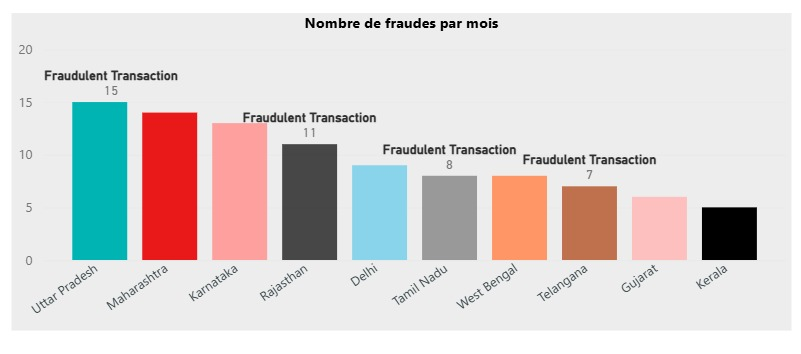
#> input picture data/raw/uploaded_Gaphique 1.jpeg, 801 x 354 px
$ python -i ocr_optimizer.py   (imports and definitions only)
#> lines starting #> are read from the running program, lines starting #| are printed output that depends on the picture
"""OCROptimizer implementing image preprocessing to reduce OCR processing latency."""

import logging
from pathlib import Path
import time
from typing import Any
import cv2
import numpy as np

logger = logging.getLogger("OCROptimizer")


class OCROptimizer:
    """Preprocesses input image files for fast, high-accuracy OCR extraction."""

    def __init__(self) -> None:
        pass

    def optimize_image_for_ocr(self, image_path: Path | str, target_max_dim: int = 1200) -> tuple[np.ndarray, float]:
        """Preprocesses chart image with scaling and contrast adjustment.

        Args:
            image_path: Path to chart image file.
            target_max_dim: Maximum dimension pixel threshold for fast processing.

        Returns:
            Tuple of (preprocessed numpy BGR array, processing_latency_sec).
        """
#> called with image_path = '../../data/raw/uploaded_Gaphique 1.jpeg', target_max_dim = 1200
        start_t = time.time()
        img = cv2.imread(str(image_path))
#> img is the input picture: shape (354, 801, 3); mean B, G, R 213.7, 214.6, 219.6
        if img is None:
            # Fallback black canvas if image unreadable
            img = np.zeros((600, 800, 3), dtype=np.uint8)

        h, w = img.shape[:2]
#> h = 354; w = 801
        if max(h, w) > target_max_dim:
            scale = target_max_dim / float(max(h, w))
            new_w, new_h = int(w * scale), int(h * scale)
            img = cv2.resize(img, (new_w, new_h), interpolation=cv2.INTER_AREA)

        # Contrast enhancement
        gray = cv2.cvtColor(img, cv2.COLOR_BGR2GRAY)
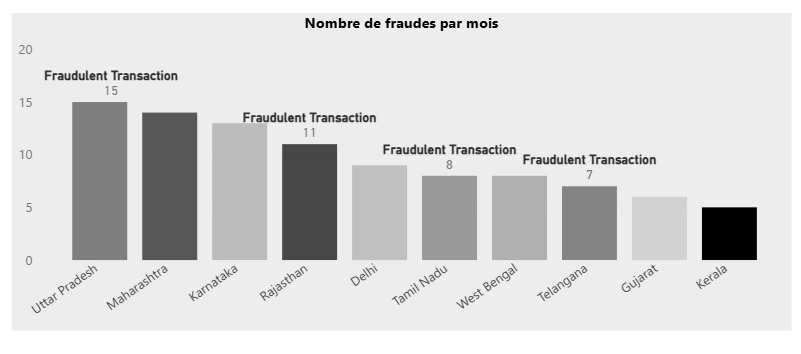
#> gray: shape (354, 801); min 0, max 255, mean 216
        clahe = cv2.createCLAHE(clipLimit=2.0, tileGridSize=(8, 8))
        enhanced = clahe.apply(gray)
        res_bgr = cv2.cvtColor(enhanced, cv2.COLOR_GRAY2BGR)

        latency = time.time() - start_t
        logger.info(f"OCROptimizer: Image preprocessed in {latency:.4f}s")
        return res_bgr, latency

>>> result = OCROptimizer().optimize_image_for_ocr('../../data/raw/uploaded_Gaphique 1.jpeg')

$ run again, on data/raw/temp_Image2.png
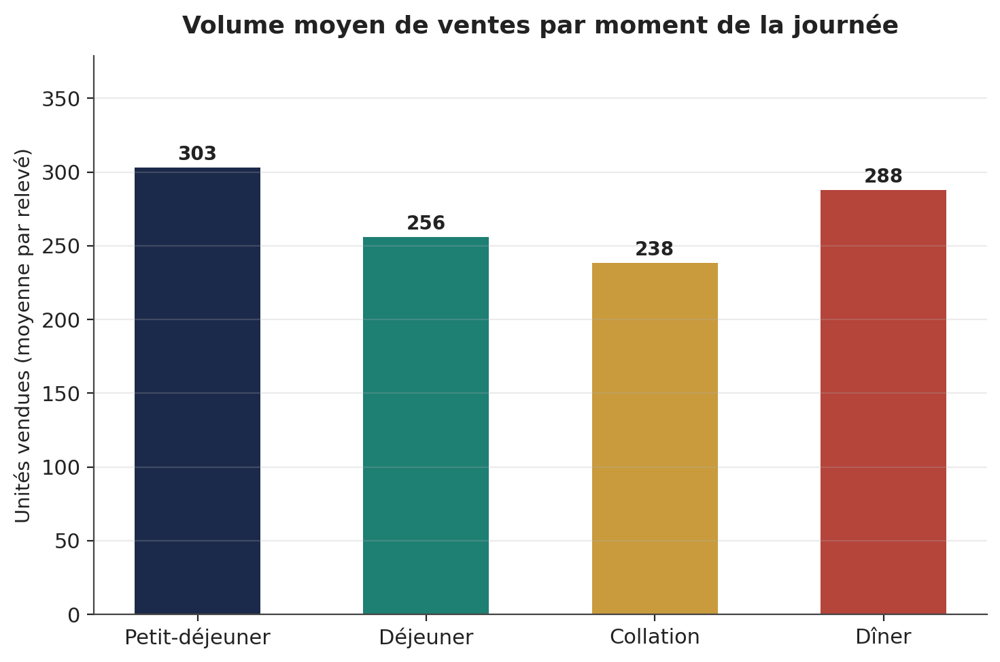
#> input picture data/raw/temp_Image2.png, 1000 x 662 px
#> in optimize_image_for_ocr, img is the input picture: shape (662, 1000, 3); mean B, G, R 196.5, 201.7, 205.6
#> in optimize_image_for_ocr, `gray = cv2.cvtColor(img, cv2.COLOR_BGR2GRAY)`:
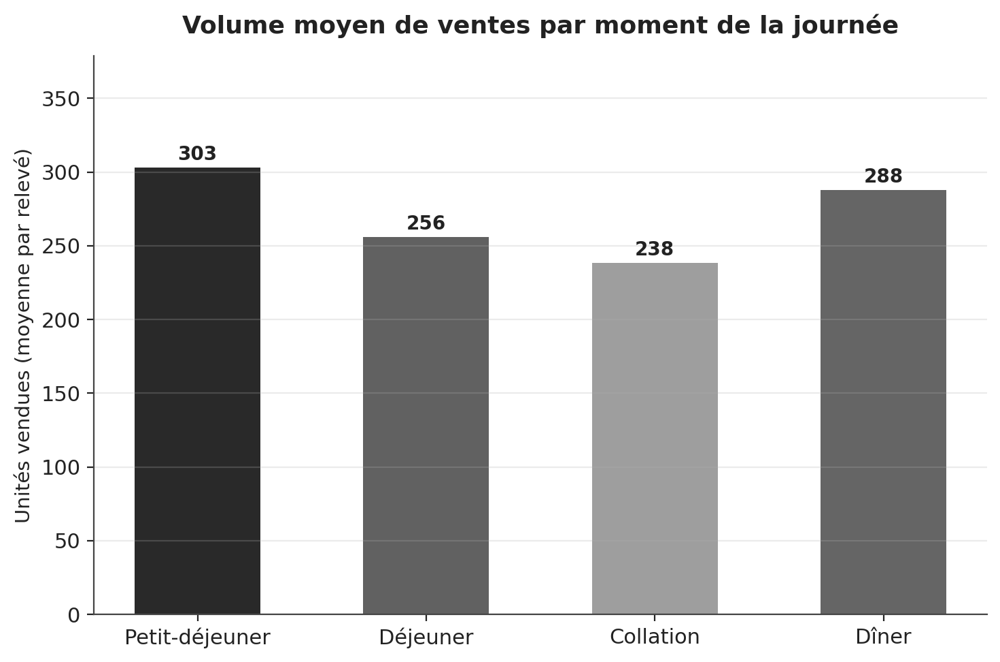
#> gray: shape (662, 1000); min 1, max 255, mean 202.3
